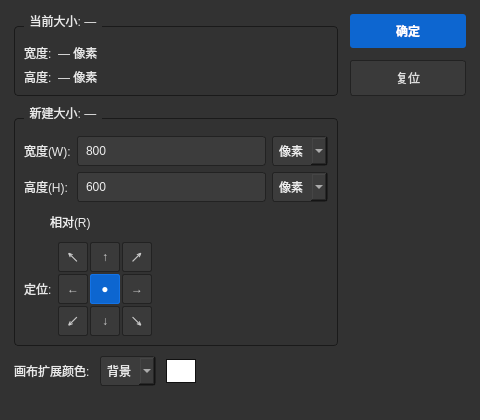
<?xml version="1.0" encoding="UTF-8"?>
<ui version="4.0">
 <class>CanvasSizeDialog</class>
 <widget class="QDialog" name="CanvasSizeDialog">
  <property name="geometry">
   <rect>
    <x>0</x>
    <y>0</y>
    <width>480</width>
    <height>420</height>
   </rect>
  </property>
  <property name="windowTitle">
   <string>画布大小</string>
  </property>
  <property name="modal">
   <bool>true</bool>
  </property>
  <property name="styleSheet">
   <string notr="true">QDialog#CanvasSizeDialog {
  background-color: #323232;
  color: #e8e8e8;
}
QLabel { color: #e8e8e8; background: transparent; }
QLineEdit, QComboBox, QCheckBox {
  background-color: #3c3c3c;
  border: 1px solid #222;
  border-radius: 3px;
  padding: 3px 6px;
  color: #eee;
  min-height: 22px;
}
QCheckBox { border: none; background: transparent; }
QGroupBox {
  border: 1px solid #1a1a1a;
  border-radius: 4px;
  margin-top: 12px;
  padding-top: 8px;
  color: #e8e8e8;
}
QGroupBox::title {
  subcontrol-origin: margin;
  left: 10px;
  padding: 0 4px;
}
QPushButton#okButton {
  background-color: #0d66d0;
  color: #fff;
  border: none;
  border-radius: 3px;
  padding: 8px 22px;
  font-weight: 600;
  min-width: 72px;
}
QPushButton#okButton:hover { background-color: #1473e6; }
QPushButton#resetButton {
  background-color: #3a3a3a;
  color: #ddd;
  border: 1px solid #222;
  border-radius: 3px;
  padding: 8px 18px;
  min-width: 72px;
}
QToolButton#anchorTL, QToolButton#anchorTC, QToolButton#anchorTR,
QToolButton#anchorML, QToolButton#anchorMC, QToolButton#anchorMR,
QToolButton#anchorBL, QToolButton#anchorBC, QToolButton#anchorBR {
  background-color: #3a3a3a;
  border: 1px solid #222;
  border-radius: 2px;
  min-width: 28px;
  min-height: 28px;
  max-width: 28px;
  max-height: 28px;
  color: #ccc;
}
QToolButton#anchorTL:checked, QToolButton#anchorTC:checked, QToolButton#anchorTR:checked,
QToolButton#anchorML:checked, QToolButton#anchorMC:checked, QToolButton#anchorMR:checked,
QToolButton#anchorBL:checked, QToolButton#anchorBC:checked, QToolButton#anchorBR:checked {
  background-color: #0d66d0;
  border-color: #1473e6;
  color: #fff;
}
QFrame#extColorSwatch {
  background-color: #ffffff;
  border: 1px solid #111;
  min-width: 28px;
  max-width: 28px;
  min-height: 22px;
  max-height: 22px;
}
</string>
  </property>
  <layout class="QHBoxLayout" name="rootLayout">
   <property name="spacing"><number>12</number></property>
   <property name="leftMargin"><number>14</number></property>
   <property name="topMargin"><number>14</number></property>
   <property name="rightMargin"><number>14</number></property>
   <property name="bottomMargin"><number>14</number></property>
   <item>
    <layout class="QVBoxLayout" name="leftCol">
     <property name="spacing"><number>10</number></property>
     <item>
      <widget class="QGroupBox" name="currentGroup">
       <property name="title"><string>当前大小: —</string></property>
       <layout class="QFormLayout" name="currentForm">
        <item row="0" column="0">
         <widget class="QLabel" name="curWidthCaption">
          <property name="text"><string>宽度:</string></property>
         </widget>
        </item>
        <item row="0" column="1">
         <widget class="QLabel" name="curWidthLabel">
          <property name="text"><string>— 像素</string></property>
         </widget>
        </item>
        <item row="1" column="0">
         <widget class="QLabel" name="curHeightCaption">
          <property name="text"><string>高度:</string></property>
         </widget>
        </item>
        <item row="1" column="1">
         <widget class="QLabel" name="curHeightLabel">
          <property name="text"><string>— 像素</string></property>
         </widget>
        </item>
       </layout>
      </widget>
     </item>
     <item>
      <widget class="QGroupBox" name="newGroup">
       <property name="title"><string>新建大小: —</string></property>
       <layout class="QVBoxLayout" name="newGroupLayout">
        <item>
         <layout class="QGridLayout" name="newDimGrid">
          <item row="0" column="0">
           <widget class="QLabel" name="newWidthLabel">
            <property name="text"><string>宽度(W):</string></property>
           </widget>
          </item>
          <item row="0" column="1">
           <widget class="QLineEdit" name="widthEdit">
            <property name="text"><string>800</string></property>
           </widget>
          </item>
          <item row="0" column="2">
           <widget class="QComboBox" name="widthUnitCombo">
            <item><property name="text"><string>像素</string></property></item>
            <item><property name="text"><string>英寸</string></property></item>
            <item><property name="text"><string>厘米</string></property></item>
            <item><property name="text"><string>毫米</string></property></item>
           </widget>
          </item>
          <item row="1" column="0">
           <widget class="QLabel" name="newHeightLabel">
            <property name="text"><string>高度(H):</string></property>
           </widget>
          </item>
          <item row="1" column="1">
           <widget class="QLineEdit" name="heightEdit">
            <property name="text"><string>600</string></property>
           </widget>
          </item>
          <item row="1" column="2">
           <widget class="QComboBox" name="heightUnitCombo">
            <item><property name="text"><string>像素</string></property></item>
            <item><property name="text"><string>英寸</string></property></item>
            <item><property name="text"><string>厘米</string></property></item>
            <item><property name="text"><string>毫米</string></property></item>
           </widget>
          </item>
         </layout>
        </item>
        <item>
         <widget class="QCheckBox" name="relativeCheck">
          <property name="text"><string>相对(R)</string></property>
         </widget>
        </item>
        <item>
         <layout class="QHBoxLayout" name="anchorRow">
          <item>
           <widget class="QLabel" name="anchorLabel">
            <property name="text"><string>定位:</string></property>
           </widget>
          </item>
          <item>
           <layout class="QGridLayout" name="anchorGrid">
            <property name="horizontalSpacing"><number>2</number></property>
            <property name="verticalSpacing"><number>2</number></property>
            <item row="0" column="0"><widget class="QToolButton" name="anchorTL"><property name="checkable"><bool>true</bool></property><property name="text"><string>↖</string></property></widget></item>
            <item row="0" column="1"><widget class="QToolButton" name="anchorTC"><property name="checkable"><bool>true</bool></property><property name="text"><string>↑</string></property></widget></item>
            <item row="0" column="2"><widget class="QToolButton" name="anchorTR"><property name="checkable"><bool>true</bool></property><property name="text"><string>↗</string></property></widget></item>
            <item row="1" column="0"><widget class="QToolButton" name="anchorML"><property name="checkable"><bool>true</bool></property><property name="text"><string>←</string></property></widget></item>
            <item row="1" column="1"><widget class="QToolButton" name="anchorMC"><property name="checkable"><bool>true</bool></property><property name="checked"><bool>true</bool></property><property name="text"><string>●</string></property></widget></item>
            <item row="1" column="2"><widget class="QToolButton" name="anchorMR"><property name="checkable"><bool>true</bool></property><property name="text"><string>→</string></property></widget></item>
            <item row="2" column="0"><widget class="QToolButton" name="anchorBL"><property name="checkable"><bool>true</bool></property><property name="text"><string>↙</string></property></widget></item>
            <item row="2" column="1"><widget class="QToolButton" name="anchorBC"><property name="checkable"><bool>true</bool></property><property name="text"><string>↓</string></property></widget></item>
            <item row="2" column="2"><widget class="QToolButton" name="anchorBR"><property name="checkable"><bool>true</bool></property><property name="text"><string>↘</string></property></widget></item>
           </layout>
          </item>
          <item>
           <spacer name="anchorSpacer">
            <property name="orientation"><enum>Qt::Orientation::Horizontal</enum></property>
            <property name="sizeHint" stdset="0"><size><width>40</width><height>20</height></size></property>
           </spacer>
          </item>
         </layout>
        </item>
       </layout>
      </widget>
     </item>
     <item>
      <layout class="QHBoxLayout" name="extColorRow">
       <item>
        <widget class="QLabel" name="extColorLabel">
         <property name="text"><string>画布扩展颜色:</string></property>
        </widget>
       </item>
       <item>
        <widget class="QComboBox" name="extColorCombo">
         <item><property name="text"><string>背景</string></property></item>
         <item><property name="text"><string>前景</string></property></item>
         <item><property name="text"><string>白色</string></property></item>
         <item><property name="text"><string>黑色</string></property></item>
         <item><property name="text"><string>透明</string></property></item>
        </widget>
       </item>
       <item>
        <widget class="QFrame" name="extColorSwatch">
         <property name="frameShape"><enum>QFrame::Shape::StyledPanel</enum></property>
        </widget>
       </item>
       <item>
        <spacer name="extSpacer">
         <property name="orientation"><enum>Qt::Orientation::Horizontal</enum></property>
         <property name="sizeHint" stdset="0"><size><width>40</width><height>20</height></size></property>
        </spacer>
       </item>
      </layout>
     </item>
     <item>
      <spacer name="leftBottomSpacer">
       <property name="orientation"><enum>Qt::Orientation::Vertical</enum></property>
       <property name="sizeHint" stdset="0"><size><width>20</width><height>20</height></size></property>
      </spacer>
     </item>
    </layout>
   </item>
   <item>
    <layout class="QVBoxLayout" name="btnCol">
     <item>
      <widget class="QPushButton" name="okButton">
       <property name="text"><string>确定</string></property>
       <property name="default"><bool>true</bool></property>
      </widget>
     </item>
     <item>
      <widget class="QPushButton" name="resetButton">
       <property name="text"><string>复位</string></property>
      </widget>
     </item>
     <item>
      <spacer name="btnSpacer">
       <property name="orientation"><enum>Qt::Orientation::Vertical</enum></property>
       <property name="sizeHint" stdset="0"><size><width>20</width><height>40</height></size></property>
      </spacer>
     </item>
    </layout>
   </item>
  </layout>
 </widget>
 <resources/>
 <connections/>
</ui>
